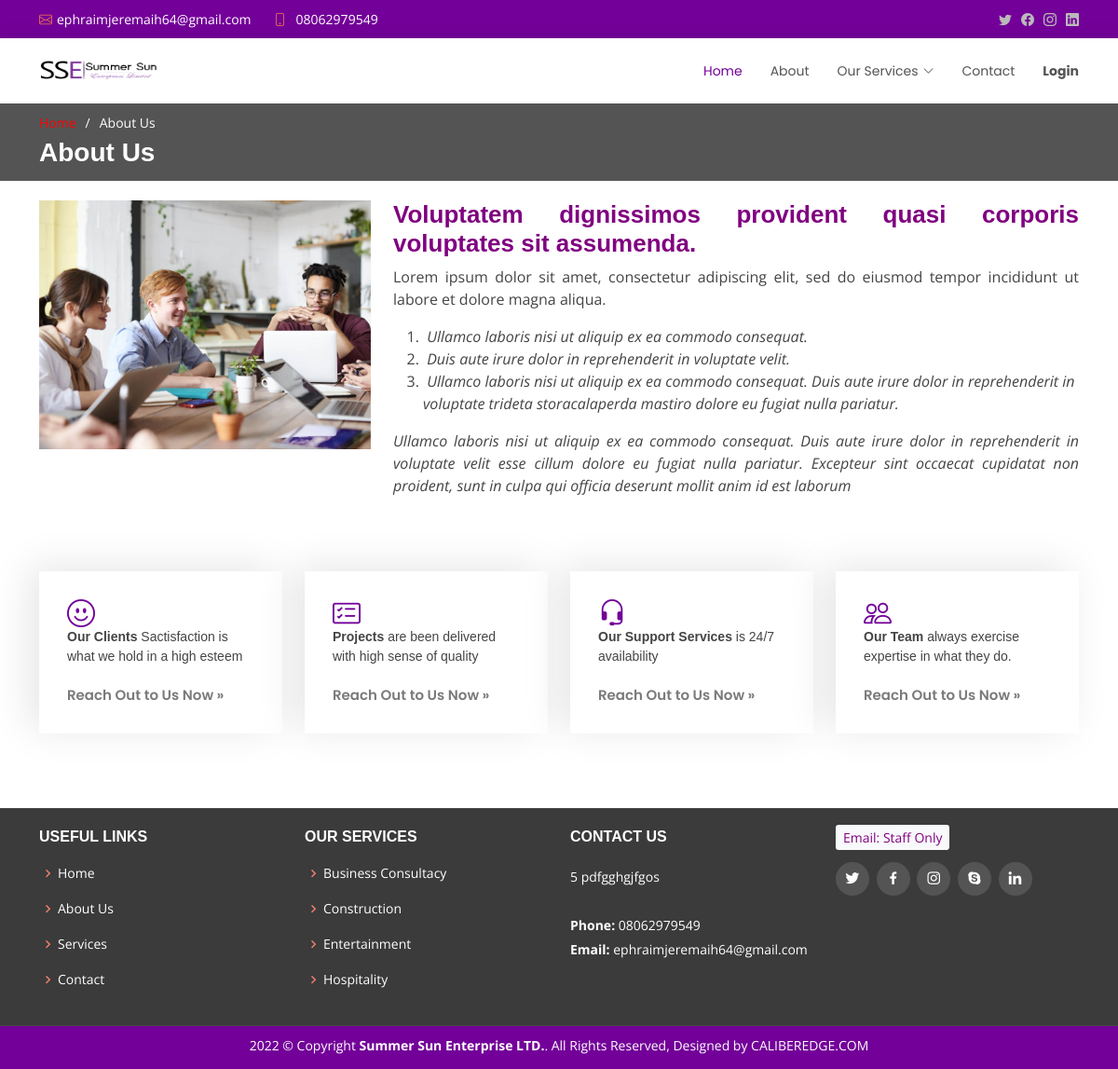
Page /about.php on the committed database.
### tables this page shows
CREATE TABLE IF NOT EXISTS `editor` (
  `ID` int(11) NOT NULL AUTO_INCREMENT,
  `about` longtext NOT NULL,
  `about_us` longtext NOT NULL,
  `business` longtext NOT NULL,
  `construction` longtext NOT NULL,
  `entertainment` longtext NOT NULL,
  `hospitality` longtext NOT NULL,
  `address` varchar(200) NOT NULL,
  `email` varchar(100) NOT NULL,
  `phone` varchar(30) NOT NULL,
  `map` varchar(1000) NOT NULL,
  PRIMARY KEY (`ID`)
);

CREATE TABLE IF NOT EXISTS `picture` (
  `ID` int(12) NOT NULL AUTO_INCREMENT,
  `pictures_name` varchar(2000) NOT NULL,
  PRIMARY KEY (`ID`)
);

### session_editor.php (called while the page is built, shortened)
<?php
$result = mysqli_query($connection,"SELECT * FROM editor WHERE ID = 1")
      or die("Query failed");
 $row = mysqli_fetch_array($result);
?>

### about.php (the view, shortened to what this page needs)
<?php
include("header.php");
include("connection.php");
include("session_editor.php");
$result1 = mysqli_query($connection,"SELECT * FROM picture WHERE ID = 1")
     or die("Query failed");
 $row1 = mysqli_fetch_array($result1);
?>
  <main id="main">
    <section id="breadcrumbs" class="breadcrumbs">
      <div class="container">
        <ol>
          <li><a style="color: red;" href="index.php">Home</a></li>
          <li style="color: white;">About Us</li>
        </ol>
        <h2>About Us</h2>
      </div>
    </section>
    <section id="about" class="about">
      <div class="container">
        <div class="row">
          <div class="col-lg-4">
            <img src="assets/images/<?php echo $row1['pictures_name'];?>" class="img-fluid" alt="">
          </div>
          <div class="col-lg-8 pt-4 pt-lg-0 content">
          <?php echo $row['about']; ?>
          </div>
        </div>
      </div>
    </section>
    <section id="counts" class="counts">
      <div class="container">
        <div class="row no-gutters">
          <div class="col-lg-3 col-md-6 d-md-flex align-items-md-stretch">
            <div class="count-box">
              <i class="bi bi-emoji-smile"></i>
              <p><strong>Our Clients</strong> Sactisfaction is what we hold in a high esteem</p>
               <a href="contact.php">Reach Out to Us Now &raquo;</a>
            </div>
          </div>
          <div class="col-lg-3 col-md-6 d-md-flex align-items-md-stretch">
            <div class="count-box">
              <i class="bi bi-card-checklist"></i>
              <p><strong>Projects</strong> are been delivered with high sense of quality</p>
               <a href="contact.php">Reach Out to Us Now &raquo;</a>
            </div>
          </div>
          <div class="col-lg-3 col-md-6 d-md-flex align-items-md-stretch">
            <div class="count-box">
              <i class="bi bi-headset"></i>
              <p><strong>Our Support Services</strong> is 24/7 availability</p>
               <a href="contact.php">Reach Out to Us Now &raquo;</a>
            </div>
          </div>
          <div class="col-lg-3 col-md-6 d-md-flex align-items-md-stretch">
            <div class="count-box">
              <i class="bi bi-people"></i>
              <p><strong>Our Team</strong> always exercise expertise in what they do.</p>
              <a href="contact.php">Reach Out to Us Now &raquo;</a>
            </div>
          </div>
        </div>
      </div>
    </section>
  </main>
  <?php
include("footer.php");
?>

### header.php (shortened to what this page needs)
<?php
include("connection.php");
$result = mysqli_query($connection,"SELECT * FROM editor WHERE ID = 1")
      or die("Query failed");
 $row = mysqli_fetch_array($result);
?>
<!DOCTYPE html>
<html lang="en">
<head>
  <link href="assets/vendor/animate.css/animate.min.css" rel="stylesheet">
  <link href="assets/vendor/aos/aos.css" rel="stylesheet">
  <link href="assets/vendor/bootstrap/css/bootstrap.min.css" rel="stylesheet">
  <link href="assets/vendor/bootstrap-icons/bootstrap-icons.css" rel="stylesheet">
  <link href="assets/vendor/boxicons/css/boxicons.min.css" rel="stylesheet">
  <link href="assets/vendor/glightbox/css/glightbox.min.css" rel="stylesheet">
  <link href="assets/vendor/swiper/swiper-bundle.min.css" rel="stylesheet">
  <link href="assets/css/style.css" rel="stylesheet">
</head>
<body>
  <section id="topbar" class="d-flex align-items-center">
    <div class="container d-flex justify-content-center justify-content-md-between">
      <div class="contact-info d-flex align-items-center">
        <i class="bi bi-envelope d-flex align-items-center"><a href="mailto:<?php echo $row['email']; ?>"><?php echo $row['email']; ?></a></i>
        <i class="bi bi-phone d-flex align-items-center ms-4"><span><a href="tel:<?php echo $row['phone']; ?>"><?php echo $row['phone']; ?></span></a></i>
      </div>
      <div class="social-links d-none d-md-flex align-items-center">
        <a href="#" class="twitter"><i class="bi bi-twitter"></i></a>
        <a href="#" class="facebook"><i class="bi bi-facebook"></i></a>
        <a href="#" class="instagram"><i class="bi bi-instagram"></i></a>
        <a href="#" class="linkedin"><i class="bi bi-linkedin"></i></i></a>
      </div>
    </div>
  </section>
  <header id="header" class="d-flex align-items-center">
    <div class="container d-flex justify-content-between">
      <div class="logo">
      <a href="index"><img src="assets/img/index 2.png"  width="130" height="60" alt="image" class="img-fluid"></a>
      </div>
      <nav id="navbar" class="navbar">
        <ul>
          <li><a class="active" href="index.php">Home</a></li>
          <li><a href="about.php">About</a></li>
          <li class="dropdown"><a href="#"><span>Our Services</span> <i class="bi bi-chevron-down"></i></a>
          </li>
          <li><a href="contact.php">Contact</a></li>
          <li><a href="login/login.php"><b>Login</b></a></li>
        </ul>
      </nav>
    </div>
  </header>

### footer.php (shortened to what this page needs)
<?php
include("connection.php");
$result = mysqli_query($connection,"SELECT * FROM editor WHERE ID = 1")
      or die("Query failed");
 $row = mysqli_fetch_array($result);
?>
<footer id="footer">
    <div class="footer-top">
      <div class="container">
        <div class="row">
          <div class="col-lg-3 col-md-6 footer-links">
            <h4>Useful Links</h4>
            <ul>
              <li><i class="bx bx-chevron-right"></i> <a href="index.php">Home</a></li>
              <li><i class="bx bx-chevron-right"></i> <a href="about.php">About Us</a></li>
              <li><i class="bx bx-chevron-right"></i> <a href="#">Services</a></li>
              <li><i class="bx bx-chevron-right"></i> <a href="contact.php">Contact</a></li>
            </ul>
          </div>
          <div class="col-lg-3 col-md-6 footer-links">
            <h4>Our Services</h4>
            <ul>
              <li><i class="bx bx-chevron-right"></i> <a href="business.php">Business Consultacy</a></li>
              <li><i class="bx bx-chevron-right"></i> <a href="construction.php">Construction</a></li>
              <li><i class="bx bx-chevron-right"></i> <a href="entertainment.php">Entertainment</a></li>
              <li><i class="bx bx-chevron-right"></i> <a href="hospitality.php">Hospitality</a></li>
            </ul>
          </div>
          <div class="col-lg-3 col-md-6 footer-contact">
            <h4>Contact Us</h4>
            <p>
              <?php echo $row['address']; ?>
             <br><br>
              <strong>Phone:</strong> <?php echo $row['phone']; ?><br>
              <strong>Email:</strong> <?php echo $row['email']; ?><br>
            </p>
          </div>
          <div class="col-lg-3 col-md-6 footer-info">
            <a  class=" btn-sm btn-light" style="color: purple;" href="https://emailmg.ipage.com/roundcube/">Email: Staff Only </a>
            <div class="social-links mt-3">
              <a href="#" class="twitter"><i class="bx bxl-twitter"></i></a>
              <a href="#" class="facebook"><i class="bx bxl-facebook"></i></a>
              <a href="#" class="instagram"><i class="bx bxl-instagram"></i></a>
              <a href="#" class="google-plus"><i class="bx bxl-skype"></i></a>
              <a href="#" class="linkedin"><i class="bx bxl-linkedin"></i></a>
            </div>
          </div>
        </div>
      </div>
    </div>
    <div class="copyright">
       <a style="color: white;" href="https://caliberedge.com/"><?php echo date("Y"); ?> &copy; Copyright <strong><span>Summer Sun Enterprise LTD.</span></strong>. All Rights Reserved, Designed by CALIBEREDGE.COM</a>
      </div>
  </footer>
</body>
</html>

### assets/css/style.css (style rules this page uses)
body { font-family: "Open Sans", sans-serif; color: #444444; }
a { color: #730099; text-decoration: none; }
h1, h2, h3, h4, h5, h6 { font-family: "Raleway", sans-serif; }
#topbar { background: #730099; padding: 10px 0; font-size: 14px; }
#topbar .contact-info i { font-style: normal; color: #e96b56; }
#topbar .contact-info i a, #topbar .contact-info i span { padding-left: 5px; color: #fff; }
#topbar .contact-info i a { line-height: 0; transition: 0.3s; }
#topbar .social-links a { color: #bababa; line-height: 0; transition: 0.3s; margin-left: 10px; }
#header { height: 70px; transition: all 0.5s; z-index: 997; transition: all 0.5s; background: #fff; box-shadow: 0px 0px 20px 0px rgba(0, 0, 0, 0.1); }
#header .logo img { padding: 0; margin: 0; max-height: 40px; }
.navbar { padding: 0; }
.navbar ul { margin: 0; padding: 0; display: flex; list-style: none; align-items: center; }
.navbar li { position: relative; }
.navbar a, .navbar a:focus { display: flex; align-items: center; justify-content: space-between; padding: 10px 0 10px 30px; font-family: "Poppins", sans-serif; font-size: 14px; color: #545454; white-space: nowrap; transition: 0.3s; }
.navbar a i, .navbar a:focus i { font-size: 12px; line-height: 0; margin-left: 5px; }
.navbar a:hover, .navbar .active, .navbar .active:focus, .navbar li:hover > a { color: #730099; }
section { padding: 0 0 80px 0; }
.breadcrumbs { padding: 10px 0 5px 0; background: #545454; border-bottom: 1px solid #ededed; margin-bottom: 20px; }
.breadcrumbs h2 { font-size: 28px; font-weight: 700; color: #ffffff; }
.breadcrumbs ol { display: flex; flex-wrap: wrap; list-style: none; padding: 0 0 5px 0; margin: 0; font-size: 14px; }
.breadcrumbs ol li + li { padding-left: 10px; }
.breadcrumbs ol li + li::before { display: inline-block; padding-right: 10px; color: #ffffff; content: "/"; }
.about .content h3 { font-weight: 600; font-size: 26px; color: #545454; }
.about .content p:last-child { margin-bottom: 0; }
.counts .count-box { box-shadow: -10px -5px 40px 0 rgba(0, 0, 0, 0.1); padding: 30px; width: 100%; }
.counts .count-box i { display: block; font-size: 30px; color: #730099; float: left; line-height: 0; }
.counts .count-box p { padding: 30px 0 0 0; margin: 0; font-family: "Raleway", sans-serif; font-size: 14px; }
.counts .count-box a { font-weight: 600; display: block; margin-top: 20px; color: #7a7a7a; font-size: 15px; font-family: "Poppins", sans-serif; transition: ease-in-out 0.3s; }
#footer { background: #730099; padding: 0 0 15px 0; color: #fff; font-size: 14px; }
#footer .footer-top { background: #3b3b3b; border-top: 1px solid #474747; border-bottom: 1px solid #474747; padding: 20px 0 0px 0; }
#footer .footer-top .footer-info { margin-bottom: 0px; }
#footer .footer-top .social-links a { font-size: 18px; display: inline-block; background: #545454; color: #fff; line-height: 1; padding: 8px 0; margin-right: 4px; border-radius: 50%; text-align: center; width: 36px; height: 36px; transition: 0.3s; }
#footer .footer-top h4 { font-size: 16px; font-weight: bold; color: #fff; text-transform: uppercase; position: relative; padding-bottom: 12px; }
#footer .footer-top .footer-links { margin-bottom: 30px; }
#footer .footer-top .footer-links ul { list-style: none; padding: 0; margin: 0; }
#footer .footer-top .footer-links ul i { padding-right: 2px; color: #ec7f6d; font-size: 18px; line-height: 1; }
#footer .footer-top .footer-links ul li { padding: 10px 0; display: flex; align-items: center; }
#footer .footer-top .footer-links ul li:first-child { padding-top: 0; }
#footer .footer-top .footer-links ul a { color: #fff; transition: 0.3s; display: inline-block; line-height: 1; }
#footer .footer-top .footer-contact { margin-bottom: 30px; }
#footer .footer-top .footer-contact p { line-height: 26px; }
#footer .copyright { text-align: center; padding-top: 10px; }

### rows in the picture
editor: email "ephraimjeremaih64@gmail.com", phone "08062979549", about "Voluptatem dignissimos provident quasi corporis voluptates sit assumenda. Lorem ipsum dolor sit amet, consectetur adipiscing elit, sed do eiusmod tempor incididunt ut labore et dolore magna aliqua. Ullamco laboris nisi ut aliquip ex ea commodo consequat. Duis aute irure dolor in reprehenderit in voluptate velit. Ullamco laboris nisi ut aliquip ex ea commodo consequat. Duis aute irure dolor in reprehenderit in voluptate trideta storacalaperda mastiro dolore eu fugiat nulla pariatur. Ullamco laboris nisi ut aliquip ex ea commodo consequat. Duis aute irure dolor in reprehenderit in voluptate velit esse cillum dolore eu fugiat nulla pariatur. Excepteur sint occaecat cupidatat non proident, sunt…", address "5 pdfgghgjfgos"
picture: pictures_name (picture)
